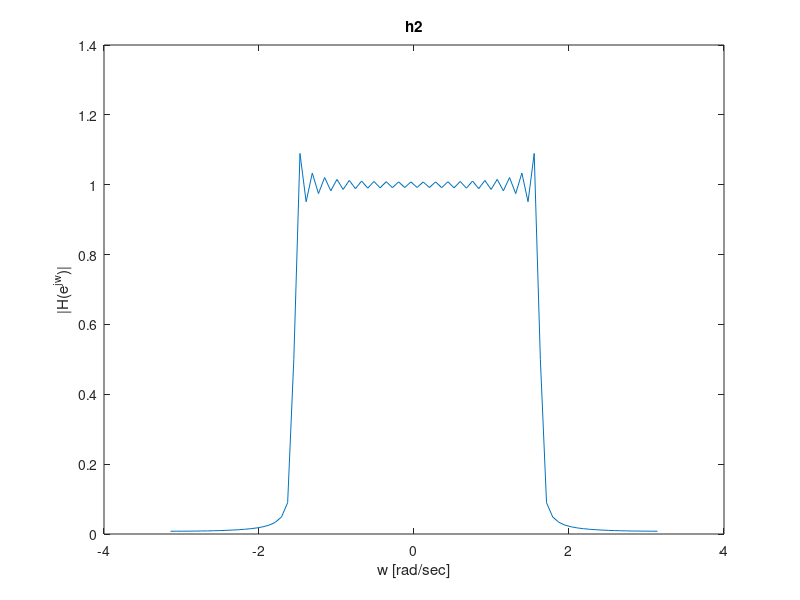
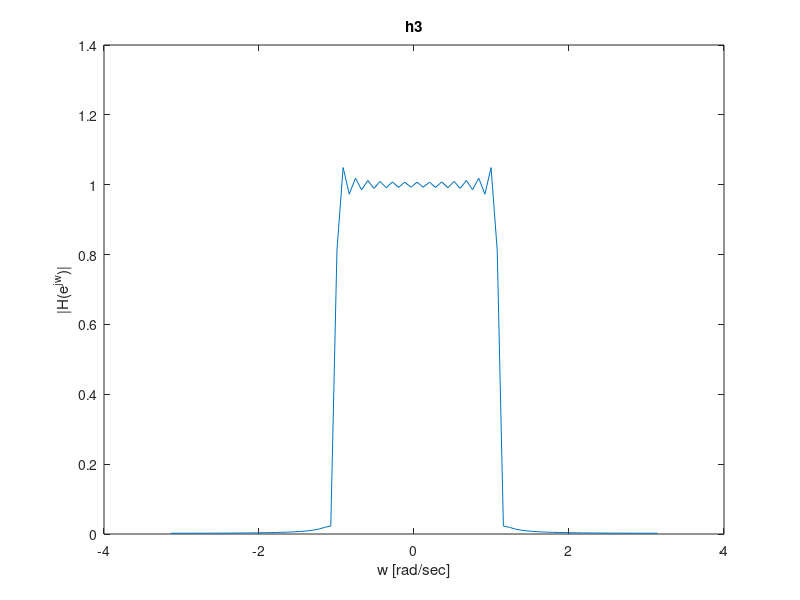
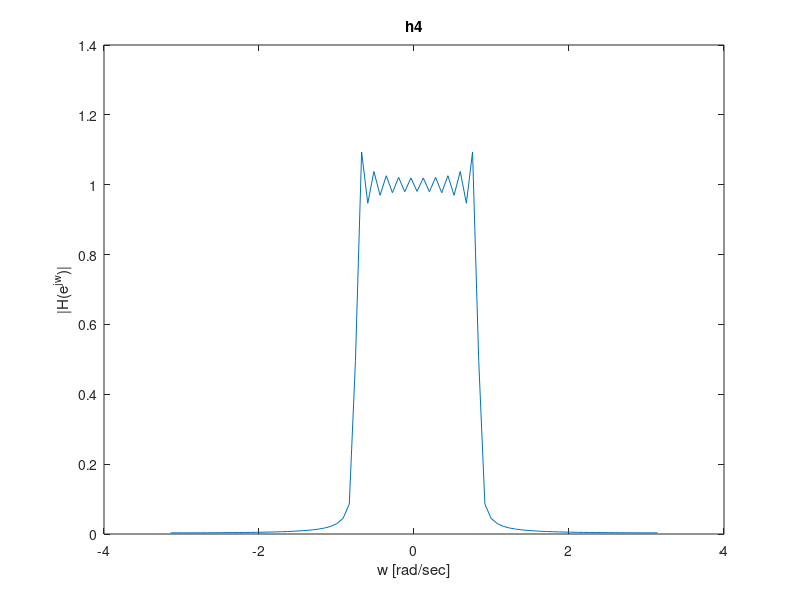
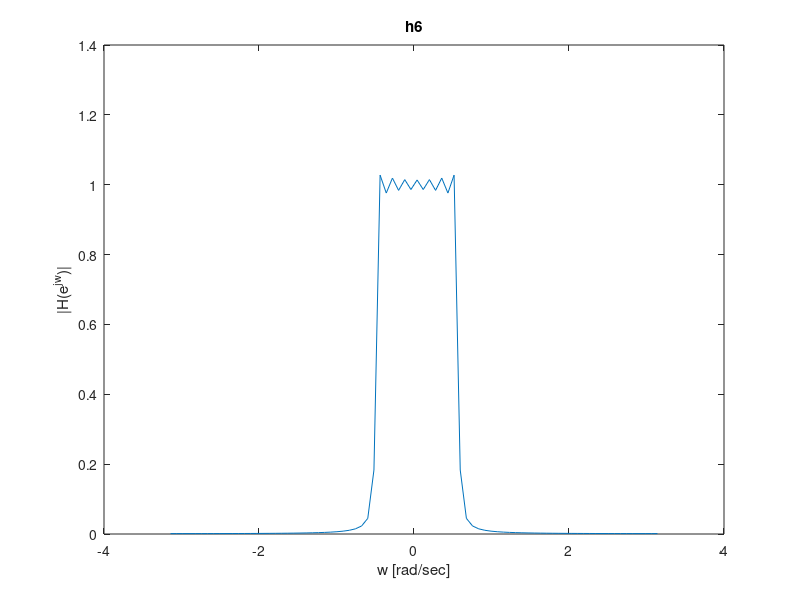

Write the MATLAB code that produced these figures, in order.
load('LPF.mat');

%Part b question a
n = length(h2);
w = linspace(-pi,pi,n);
H2 = fftshift(fft(h2));
H3 = fftshift(fft(h3));
H4 = fftshift(fft(h4));
H6 = fftshift(fft(h6));


figure
plot(w,abs(H2));
title('h2');
xlabel('w [rad/sec]');
ylabel('|H(e^{jw})|');

figure
plot(w,abs(H3));
title('h3');
xlabel('w [rad/sec]');
ylabel('|H(e^{jw})|');

figure
plot(w,abs(H4));
title('h4');
xlabel('w [rad/sec]');
ylabel('|H(e^{jw})|');

figure
plot(w,abs(H6));
title('h6');
xlabel('w [rad/sec]');
ylabel('|H(e^{jw})|');

%part b question b 
n = -10000:10000-1;
len = length(n);
w = linspace(-pi,pi,len);
x = 2.*cos(3*pi.*n./10).*cos(pi.*n./10);
X = fftshift(fft(x));
figure
plot(w,abs(X));
title('X');
xlabel('w [rad/sec]');
ylabel('|X(e^{jw})|');
 

%part b question d
%we used the n paramter of the fft function to make Hi the same size as X
%its just adding zeros to the original vector Hi we do it 
%so we could use element by element multiplication in matlab to find the
%output Yi
H2 = fftshift(fft(h2,len));
H3 = fftshift(fft(h3,len));
H4 = fftshift(fft(h4,len));
H6 = fftshift(fft(h6,len));
Y2 = abs(X).*H2; 
Y3 = abs(X).*H3;
Y4 = abs(X).*H4;
Y6 = abs(X).*H6;

figure
plot(w,abs(Y2));
title('Y2');
xlabel('w [rad/sec]');
ylabel('|Y(e^{jw})|');

figure
plot(w,abs(Y3));
title('Y3');
xlabel('w [rad/sec]');
ylabel('|Y(e^{jw})|');

figure
plot(w,abs(Y4));
title('Y4');
xlabel('w [rad/sec]');
ylabel('|Y(e^{jw})|');


figure
plot(w,abs(Y6));
title('Y6');
xlabel('w [rad/sec]');
ylabel('|Y(e^{jw})|');


%part b question e
y2 =ifft(ifftshift(Y2));
y3 = ifft(ifftshift(Y3));
y4 = ifft(ifftshift(Y4));
y6 = ifft(ifftshift(Y6));


figure
plot(n(1:100),y2(1:100));
hold on 
plot(n,x);
hold off 
title('y2');
xlabel('n');
ylabel('|Y(e^{jw})|');
% 
% figure
% plot(n,y3);
% title('y3');
% xlabel('n');
% ylabel('|Y(e^{jw})|');
% 
% figure
% plot(n,y4);
% title('y4');
% xlabel('n');
% ylabel('');
% 
% 
% figure
% plot(n,y6);
% title('y6');
% xlabel('n');
% ylabel('|Y(e^{jw})|');





